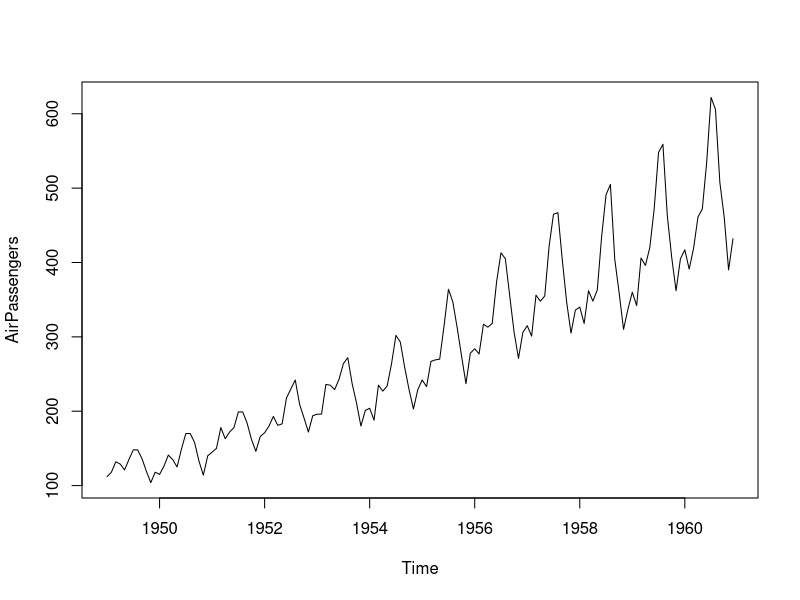
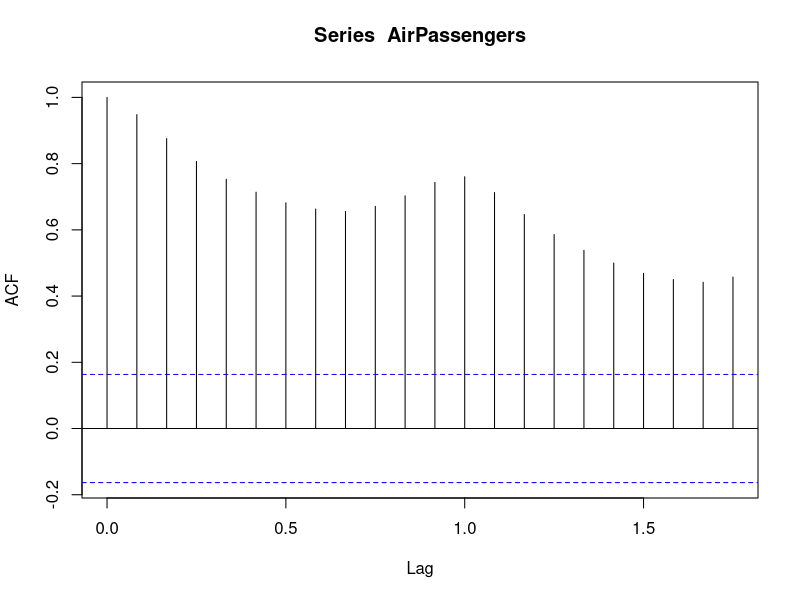
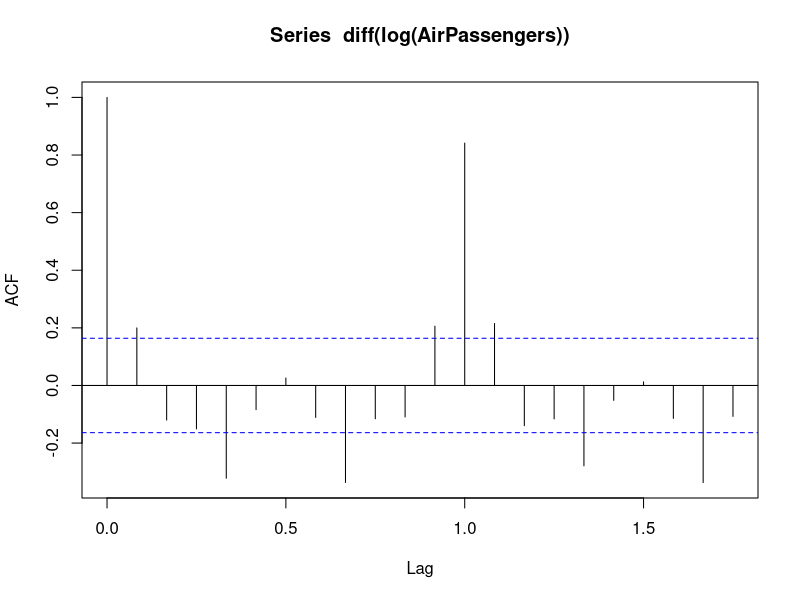
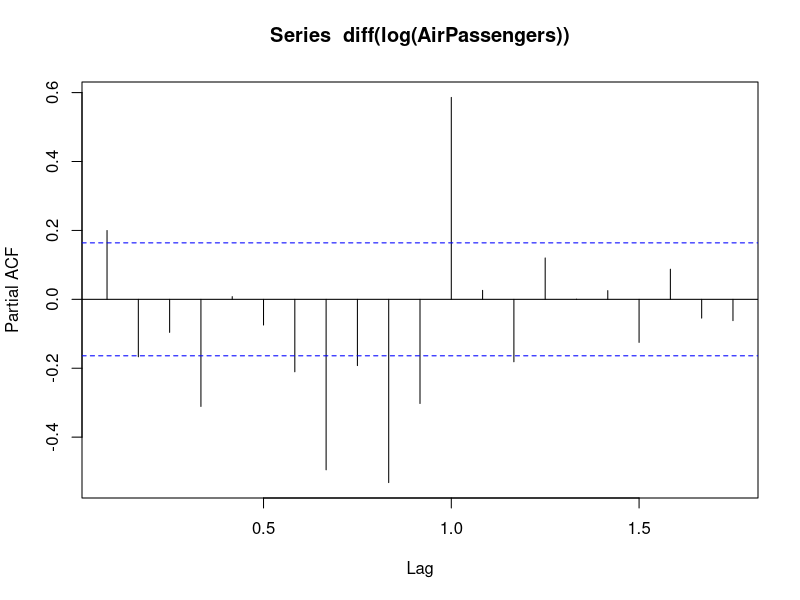
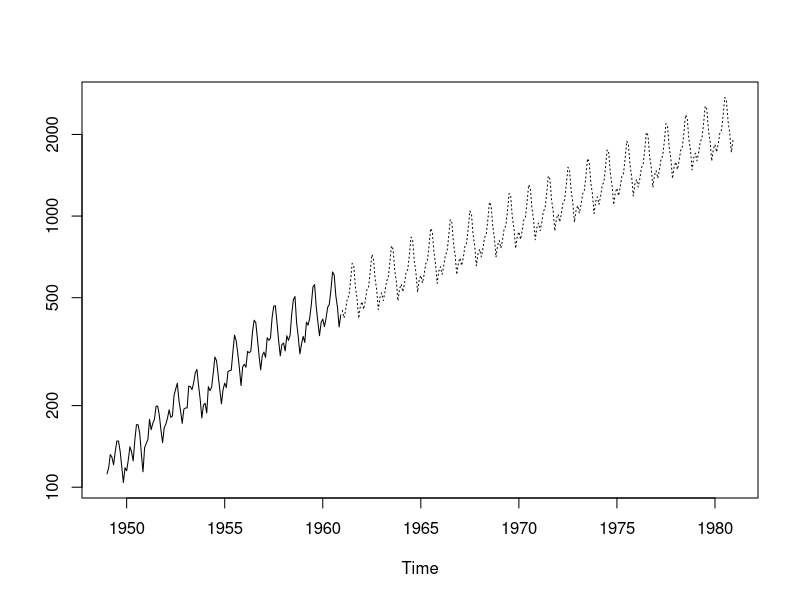

Source code (R) for these figures, in order:
AirPassengers
class(AirPassengers)

plot(AirPassengers)

acf(AirPassengers)

acf(diff(log(AirPassengers)))

pacf(diff(log(AirPassengers)))

arima(log(AirPassengers),c(0,1,1),season= list(order=c(0,1,0),period=12)) -> mod_time

predict(mod_time,20*12) -> pred_time
pred_time
pred_time <- 2.718 ^pred_time$pred
pred_time

ts.plot(AirPassengers,pred_time,log="y",lty=c(1,3))
